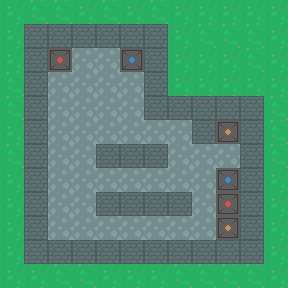

The image is a tile-based game level rendered from a .tmx file. Its description and complete source (layers, tilesets, objects, tile grids) follow:
An orthogonal 12x12 tile map with 24x24 px tiles, 1 tile layer (tiles) and 7 objects (2x red, 2x brown, 2x blue, player).

<map version="1.5" tiledversion="2021.02.15" orientation="orthogonal" renderorder="left-up" width="12" height="12" tilewidth="24" tileheight="24" infinite="0" nextlayerid="4" nextobjectid="22">
 <tileset firstgid="1" name="icons1" tilewidth="24" tileheight="24" tilecount="32" columns="8">
  <image source="../gfx/icons1.png" width="192" height="96" />
 </tileset>
 <layer id="1" name="tiles" width="12" height="12">
  <data>
   <tile gid="20" />
   <tile gid="28" />
   <tile gid="28" />
   <tile gid="20" />
   <tile gid="28" />
   <tile gid="20" />
   <tile gid="28" />
   <tile gid="20" />
   <tile gid="20" />
   <tile gid="20" />
   <tile gid="20" />
   <tile gid="20" />
   <tile gid="20" />
   <tile gid="4" />
   <tile gid="4" />
   <tile gid="4" />
   <tile gid="4" />
   <tile gid="4" />
   <tile gid="4" />
   <tile gid="20" />
   <tile gid="28" />
   <tile gid="28" />
   <tile gid="28" />
   <tile gid="20" />
   <tile gid="20" />
   <tile gid="4" />
   <tile gid="10" />
   <tile gid="12" />
   <tile gid="12" />
   <tile gid="18" />
   <tile gid="4" />
   <tile gid="20" />
   <tile gid="20" />
   <tile gid="20" />
   <tile gid="28" />
   <tile gid="20" />
   <tile gid="28" />
   <tile gid="4" />
   <tile gid="12" />
   <tile gid="12" />
   <tile gid="12" />
   <tile gid="12" />
   <tile gid="4" />
   <tile gid="20" />
   <tile gid="20" />
   <tile gid="20" />
   <tile gid="20" />
   <tile gid="20" />
   <tile gid="28" />
   <tile gid="4" />
   <tile gid="12" />
   <tile gid="12" />
   <tile gid="12" />
   <tile gid="12" />
   <tile gid="4" />
   <tile gid="4" />
   <tile gid="4" />
   <tile gid="4" />
   <tile gid="4" />
   <tile gid="28" />
   <tile gid="20" />
   <tile gid="4" />
   <tile gid="12" />
   <tile gid="12" />
   <tile gid="12" />
   <tile gid="12" />
   <tile gid="12" />
   <tile gid="12" />
   <tile gid="4" />
   <tile gid="2" />
   <tile gid="4" />
   <tile gid="28" />
   <tile gid="28" />
   <tile gid="4" />
   <tile gid="12" />
   <tile gid="12" />
   <tile gid="4" />
   <tile gid="4" />
   <tile gid="4" />
   <tile gid="12" />
   <tile gid="12" />
   <tile gid="12" />
   <tile gid="4" />
   <tile gid="28" />
   <tile gid="20" />
   <tile gid="4" />
   <tile gid="12" />
   <tile gid="12" />
   <tile gid="12" />
   <tile gid="12" />
   <tile gid="12" />
   <tile gid="12" />
   <tile gid="12" />
   <tile gid="18" />
   <tile gid="4" />
   <tile gid="20" />
   <tile gid="20" />
   <tile gid="4" />
   <tile gid="12" />
   <tile gid="12" />
   <tile gid="4" />
   <tile gid="4" />
   <tile gid="4" />
   <tile gid="4" />
   <tile gid="12" />
   <tile gid="10" />
   <tile gid="4" />
   <tile gid="20" />
   <tile gid="20" />
   <tile gid="4" />
   <tile gid="12" />
   <tile gid="12" />
   <tile gid="12" />
   <tile gid="12" />
   <tile gid="12" />
   <tile gid="12" />
   <tile gid="12" />
   <tile gid="2" />
   <tile gid="4" />
   <tile gid="20" />
   <tile gid="20" />
   <tile gid="4" />
   <tile gid="4" />
   <tile gid="4" />
   <tile gid="4" />
   <tile gid="4" />
   <tile gid="4" />
   <tile gid="4" />
   <tile gid="4" />
   <tile gid="4" />
   <tile gid="4" />
   <tile gid="20" />
   <tile gid="20" />
   <tile gid="20" />
   <tile gid="28" />
   <tile gid="28" />
   <tile gid="20" />
   <tile gid="20" />
   <tile gid="20" />
   <tile gid="28" />
   <tile gid="28" />
   <tile gid="28" />
   <tile gid="28" />
   <tile gid="20" />
  </data>
 </layer>
 <objectgroup id="2" name="blocks">
  <object id="15" name="red" x="151.246" y="175.396" width="12.6667" height="13.3333" />
  <object id="16" name="brown" x="198.06" y="196.855" width="12.6667" height="13.3333" />
  <object id="17" name="blue" x="175.448" y="150.574" width="12.6667" height="13.3333" />
  <object id="19" name="blue" x="123.783" y="100.646" width="12.6667" height="13.3333" />
  <object id="20" name="brown" x="102.656" y="222.043" width="12.6667" height="13.3333" />
  <object id="21" name="red" x="78.846" y="174.423" width="12.6667" height="13.3333" />
 </objectgroup>
 <objectgroup id="3" name="player_position">
  <object id="8" name="player" x="78.0193" y="103.671" width="9" height="8.5" />
 </objectgroup>
</map>